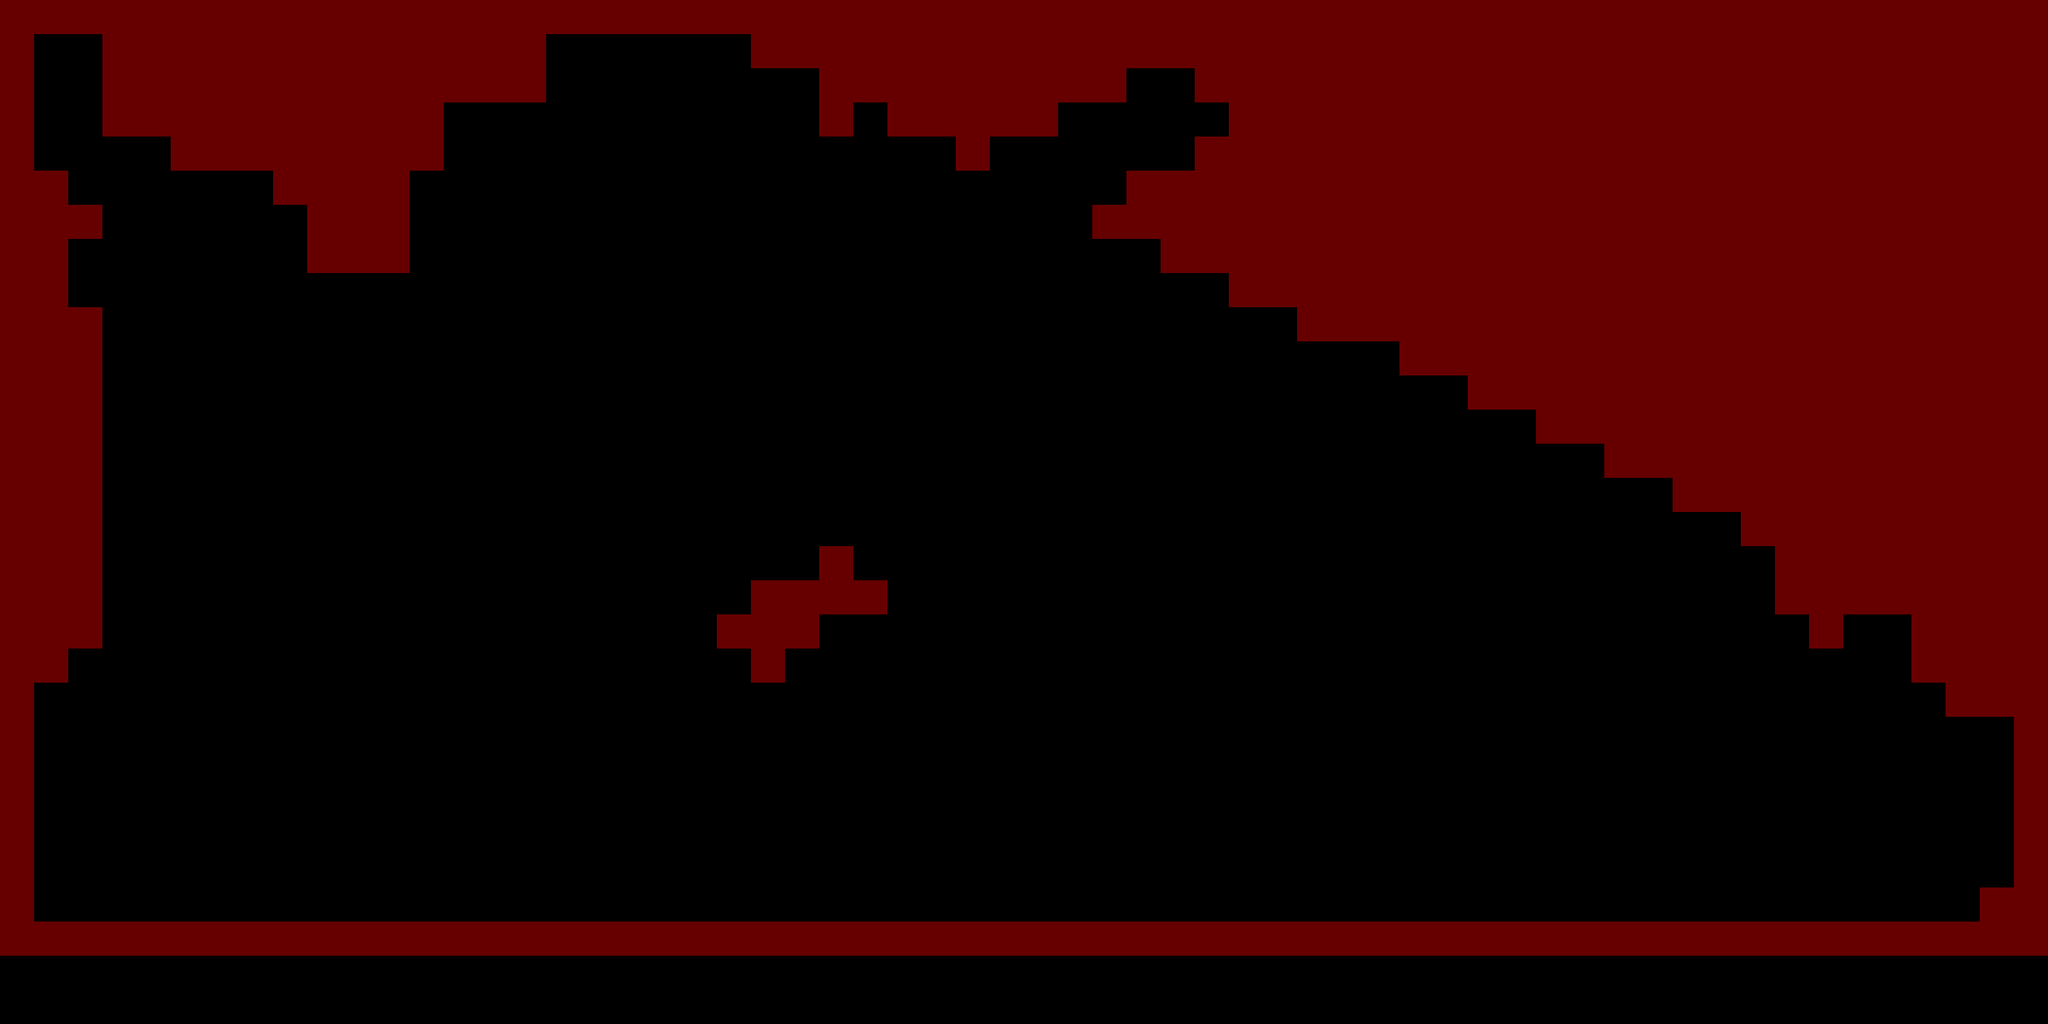

A 2D game scene composited from a Tiled map and its tileset images. What follows is a short description and the map's XML, with every tile layer's data as written:
An orthogonal 60x30 tile map with 64x64 px tiles, 1 tile layer (碰撞（红色）), 2 tilesets.

<map version="1.0" tiledversion="1.1.6" orientation="orthogonal" renderorder="left-up" width="60" height="30" tilewidth="64" tileheight="64" infinite="0" nextobjectid="1"><tileset firstgid="1" name="tile_res" tilewidth="64" tileheight="64" tilecount="2" columns="2"><image source="../misc/tile_res.png" width="128" height="64" /></tileset><tileset firstgid="3" name="tile_res" tilewidth="64" tileheight="64" tilecount="2" columns="2"><image source="../misc/tile_res.png" width="128" height="64" /></tileset><imagelayer name="背景"><image source="mdata.jpg" width="3840" height="1792" /></imagelayer><layer name="碰撞（红色）" width="60" height="30"><data encoding="csv">1,1,1,1,1,1,1,1,1,1,1,1,1,1,1,1,1,1,1,1,1,1,1,1,1,1,1,1,1,1,1,1,1,1,1,1,1,1,1,1,1,1,1,1,1,1,1,1,1,1,1,1,1,1,1,1,1,1,1,1,1,0,0,1,1,1,1,1,1,1,1,1,1,1,1,1,0,0,0,0,0,0,1,1,1,1,1,1,1,1,1,1,1,1,1,1,1,1,1,1,1,1,1,1,1,1,1,1,1,1,1,1,1,1,1,1,1,1,1,1,1,0,0,1,1,1,1,1,1,1,1,1,1,1,1,1,0,0,0,0,0,0,0,0,1,1,1,1,1,1,1,1,1,0,0,1,1,1,1,1,1,1,1,1,1,1,1,1,1,1,1,1,1,1,1,1,1,1,1,1,1,0,0,1,1,1,1,1,1,1,1,1,1,0,0,0,0,0,0,0,0,0,0,0,1,0,1,1,1,1,1,0,0,0,0,0,1,1,1,1,1,1,1,1,1,1,1,1,1,1,1,1,1,1,1,1,1,1,1,1,1,0,0,0,0,1,1,1,1,1,1,1,1,0,0,0,0,0,0,0,0,0,0,0,0,0,0,0,1,0,0,0,0,0,0,1,1,1,1,1,1,1,1,1,1,1,1,1,1,1,1,1,1,1,1,1,1,1,1,1,1,1,0,0,0,0,0,0,1,1,1,1,0,0,0,0,0,0,0,0,0,0,0,0,0,0,0,0,0,0,0,0,0,1,1,1,1,1,1,1,1,1,1,1,1,1,1,1,1,1,1,1,1,1,1,1,1,1,1,1,1,1,1,0,0,0,0,0,0,1,1,1,0,0,0,0,0,0,0,0,0,0,0,0,0,0,0,0,0,0,0,0,1,1,1,1,1,1,1,1,1,1,1,1,1,1,1,1,1,1,1,1,1,1,1,1,1,1,1,1,1,1,0,0,0,0,0,0,0,1,1,1,0,0,0,0,0,0,0,0,0,0,0,0,0,0,0,0,0,0,0,0,0,0,1,1,1,1,1,1,1,1,1,1,1,1,1,1,1,1,1,1,1,1,1,1,1,1,1,1,1,1,0,0,0,0,0,0,0,0,0,0,0,0,0,0,0,0,0,0,0,0,0,0,0,0,0,0,0,0,0,0,0,0,0,0,1,1,1,1,1,1,1,1,1,1,1,1,1,1,1,1,1,1,1,1,1,1,1,1,1,1,1,0,0,0,0,0,0,0,0,0,0,0,0,0,0,0,0,0,0,0,0,0,0,0,0,0,0,0,0,0,0,0,0,0,0,0,1,1,1,1,1,1,1,1,1,1,1,1,1,1,1,1,1,1,1,1,1,1,1,1,1,0,0,0,0,0,0,0,0,0,0,0,0,0,0,0,0,0,0,0,0,0,0,0,0,0,0,0,0,0,0,0,0,0,0,0,0,0,0,1,1,1,1,1,1,1,1,1,1,1,1,1,1,1,1,1,1,1,1,1,1,0,0,0,0,0,0,0,0,0,0,0,0,0,0,0,0,0,0,0,0,0,0,0,0,0,0,0,0,0,0,0,0,0,0,0,0,0,0,0,0,1,1,1,1,1,1,1,1,1,1,1,1,1,1,1,1,1,1,1,1,0,0,0,0,0,0,0,0,0,0,0,0,0,0,0,0,0,0,0,0,0,0,0,0,0,0,0,0,0,0,0,0,0,0,0,0,0,0,0,0,0,0,1,1,1,1,1,1,1,1,1,1,1,1,1,1,1,1,1,1,0,0,0,0,0,0,0,0,0,0,0,0,0,0,0,0,0,0,0,0,0,0,0,0,0,0,0,0,0,0,0,0,0,0,0,0,0,0,0,0,0,0,0,0,1,1,1,1,1,1,1,1,1,1,1,1,1,1,1,1,0,0,0,0,0,0,0,0,0,0,0,0,0,0,0,0,0,0,0,0,0,0,0,0,0,0,0,0,0,0,0,0,0,0,0,0,0,0,0,0,0,0,0,0,0,0,1,1,1,1,1,1,1,1,1,1,1,1,1,1,0,0,0,0,0,0,0,0,0,0,0,0,0,0,0,0,0,0,0,0,0,0,0,0,0,0,0,0,0,0,0,0,0,0,0,0,0,0,0,0,0,0,0,0,0,0,0,0,1,1,1,1,1,1,1,1,1,1,1,1,0,0,0,0,0,0,0,0,0,0,0,0,0,0,0,0,0,0,0,0,0,1,0,0,0,0,0,0,0,0,0,0,0,0,0,0,0,0,0,0,0,0,0,0,0,0,0,0,0,1,1,1,1,1,1,1,1,1,1,1,0,0,0,0,0,0,0,0,0,0,0,0,0,0,0,0,0,0,0,1,1,1,1,0,0,0,0,0,0,0,0,0,0,0,0,0,0,0,0,0,0,0,0,0,0,0,0,0,0,1,1,1,1,1,1,1,1,1,1,1,0,0,0,0,0,0,0,0,0,0,0,0,0,0,0,0,0,0,1,1,1,0,0,0,0,0,0,0,0,0,0,0,0,0,0,0,0,0,0,0,0,0,0,0,0,0,0,0,0,0,1,0,0,1,1,1,1,1,1,0,0,0,0,0,0,0,0,0,0,0,0,0,0,0,0,0,0,0,0,1,0,0,0,0,0,0,0,0,0,0,0,0,0,0,0,0,0,0,0,0,0,0,0,0,0,0,0,0,0,0,0,0,0,1,1,1,1,1,0,0,0,0,0,0,0,0,0,0,0,0,0,0,0,0,0,0,0,0,0,0,0,0,0,0,0,0,0,0,0,0,0,0,0,0,0,0,0,0,0,0,0,0,0,0,0,0,0,0,0,0,0,0,0,0,1,1,1,1,0,0,0,0,0,0,0,0,0,0,0,0,0,0,0,0,0,0,0,0,0,0,0,0,0,0,0,0,0,0,0,0,0,0,0,0,0,0,0,0,0,0,0,0,0,0,0,0,0,0,0,0,0,0,0,0,0,0,1,1,0,0,0,0,0,0,0,0,0,0,0,0,0,0,0,0,0,0,0,0,0,0,0,0,0,0,0,0,0,0,0,0,0,0,0,0,0,0,0,0,0,0,0,0,0,0,0,0,0,0,0,0,0,0,0,0,0,0,1,1,0,0,0,0,0,0,0,0,0,0,0,0,0,0,0,0,0,0,0,0,0,0,0,0,0,0,0,0,0,0,0,0,0,0,0,0,0,0,0,0,0,0,0,0,0,0,0,0,0,0,0,0,0,0,0,0,0,0,1,1,0,0,0,0,0,0,0,0,0,0,0,0,0,0,0,0,0,0,0,0,0,0,0,0,0,0,0,0,0,0,0,0,0,0,0,0,0,0,0,0,0,0,0,0,0,0,0,0,0,0,0,0,0,0,0,0,0,0,1,1,0,0,0,0,0,0,0,0,0,0,0,0,0,0,0,0,0,0,0,0,0,0,0,0,0,0,0,0,0,0,0,0,0,0,0,0,0,0,0,0,0,0,0,0,0,0,0,0,0,0,0,0,0,0,0,0,0,0,1,1,0,0,0,0,0,0,0,0,0,0,0,0,0,0,0,0,0,0,0,0,0,0,0,0,0,0,0,0,0,0,0,0,0,0,0,0,0,0,0,0,0,0,0,0,0,0,0,0,0,0,0,0,0,0,0,0,0,1,1,1,1,1,1,1,1,1,1,1,1,1,1,1,1,1,1,1,1,1,1,1,1,1,1,1,1,1,1,1,1,1,1,1,1,1,1,1,1,1,1,1,1,1,1,1,1,1,1,1,1,1,1,1,1,1,1,1,1,1,1,0,0,0,0,0,0,0,0,0,0,0,0,0,0,0,0,0,0,0,0,0,0,0,0,0,0,0,0,0,0,0,0,0,0,0,0,0,0,0,0,0,0,0,0,0,0,0,0,0,0,0,0,0,0,0,0,0,0,0,0,0,0,0,0,0,0,0,0,0,0,0,0,0,0,0,0,0,0,0,0,0,0,0,0,0,0,0,0,0,0,0,0,0,0,0,0,0,0,0,0,0,0,0,0,0,0,0,0,0,0,0,0,0,0,0,0,0,0,0,0</data></layer></map>
